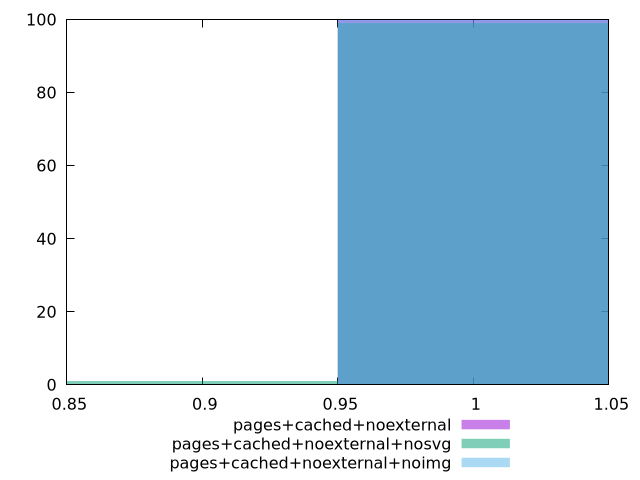

Reproduce this figure in gnuplot.
$_pagesCachedNoexternal <<EOF
0 100
EOF
$_pagesCachedNoexternalNosvg <<EOF
0 99
150 1
EOF
$_pagesCachedNoexternalNoimg <<EOF
0 100
EOF
set key outside below
set terminal pngcairo
set output "report_00006_2020-11-02T20-21-41.718Z/unminified-javascript/unminified-javascript_pages+cached+noexternal_pages+cached+noexternal+nosvg_pages+cached+noexternal+noimg+hist.png"
set boxwidth 3
set style fill transparent solid 0.5 noborder
set yrange [0:100]
plot $_pagesCachedNoexternal title "pages+cached+noexternal" with boxes ,$_pagesCachedNoexternalNosvg title "pages+cached+noexternal+nosvg" with boxes ,$_pagesCachedNoexternalNoimg title "pages+cached+noexternal+noimg" with boxes ,
